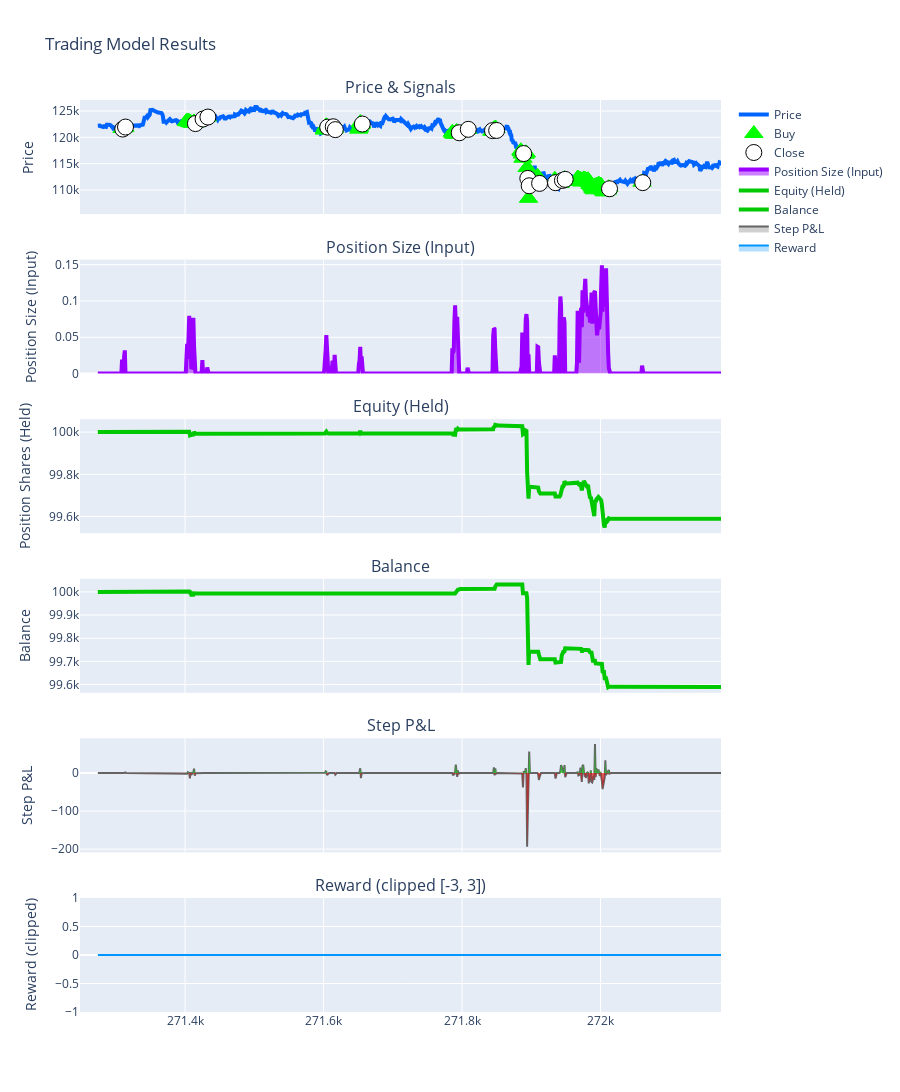

Source (notebook cell):
### Code cell
# Section 6: Complete Model Test Report with Updated Charts
print("📋 Generating Complete Test Report with Updated Interactive Charts...")
print("=" * 70)

# Import our clean testing solution
from src.reporting.model_test_report import quick_test_model

# Run model test - charts will display directly in notebook
print("🚀 Running model test with improved chart design...")

quick_test_model(
    model_dir='models/rl_optimized',
    symbol='BTCUSDT', 
    test_candles=5000
)

### Figure 1 — Plotly figure (JSON) as saved in the notebook; plotly's stock layout.template omitted (floating-point values rounded to 4 significant figures; data arrays with more than 128 entries replaced by an {"elided": "..."} marker saying what was removed)
{"data": [{"line": {"color": "rgb(0, 100, 255)", "width": 4}, "mode": "lines", "name": "Price", "type": "scatter", "x": {"elided": "901 int values"}, "xaxis": "x", "y": {"elided": "901 float values"}, "yaxis": "y"}, {"marker": {"color": "rgb(0, 255, 0)", "line": {"color": "rgb(0, 255, 0)", "width": 1}, "size": 16, "symbol": "triangle-up"}, "mode": "markers", "name": "Buy", "type": "scatter", "x": [271309, 271312, 271313, 271402, 271403, 271404, 271405, 271406, 271407, 271408, 271409, 271411, 271412, 271413, 271414, 271424, 271425, 271432, 271601, 271602, 271603, 271604, 271605, 271612, 271613, 271616, 271651, 271652, 271653, 271654, 271655, 271786, 271787, 271788, 271789, 271790, 271791, 271792, 271793, 271794, 271795, 271808, 271843, 271845, 271846, 271848, 271849, 271885, 271886, 271887, 271888, 271891, 271892, 271893, 271894, 271896, 271909, 271911, 271934, 271941, 271942, 271943, 271944, 271946, 271947, 271948, 271966, 271967, 271968, 271969, 271970, 271971, 271972, 271973, 271974, 271975, 271976, 271977, 271978, 271979, 271980, 271981, 271982, 271983, 271984, 271985, 271986, 271987, 271988, 271989, 271990, 271991, 271992, 271993, 271994, 271995, 271996, 271997, 271998, 271999, 272000, 272001, 272002, 272003, 272004, 272005, 272006, 272008, 272009, 272010, 272012, 272060], "xaxis": "x", "y": [121700.0, 121800.0, 121900.0, 123100.0, 123000.0, 123000.0, 123000.0, 123000.0, 122800.0, 122800.0, 122700.0, 122700.0, 122700.0, 122900.0, 122700.0, 123500.0, 123500.0, 123900.0, 121400.0, 121600.0, 122000.0, 122200.0, 122100.0, 121900.0, 121900.0, 121700.0, 121600.0, 121900.0, 122800.0, 122400.0, 122600.0, 121000.0, 120800.0, 120700.0, 120600.0, 120600.0, 120900.0, 121100.0, 120800.0, 121000.0, 120900.0, 121500.0, 121200.0, 121300.0, 121600.0, 121800.0, 121700.0, 117500.0, 117200.0, 116800.0, 116000.0, 116800.0, 117100.0, 117000.0, 114300.0, 108400.0, 112600.0, 112000.0, 112000.0, 111200.0, 111300.0, 111600.0, 111800.0, 111600.0, 111900.0, 112200.0, 112000.0, 112300.0, 112200.0, 111900.0, 111800.0, 112100.0, 111800.0, 111500.0, 111800.0, 112100.0, 112100.0, 112000.0, 112000.0, 111900.0, 111900.0, 111900.0, 112000.0, 111600.0, 111400.0, 111100.0, 111200.0, 110900.0, 110600.0, 110300.0, 110200.0, 110000.0, 110800.0, 110700.0, 110900.0, 110900.0, 110900.0, 111100.0, 111000.0, 110900.0, 110900.0, 110800.0, 110600.0, 110300.0, 109900.0, 109700.0, 109600.0, 110000.0, 110000.0, 110000.0, 110400.0, 111500.0], "yaxis": "y"}, {"marker": {"color": "rgb(255, 255, 255)", "line": {"color": "rgb(0, 0, 0)", "width": 1}, "size": 16, "symbol": "circle"}, "mode": "markers", "name": "Close", "type": "scatter", "x": [271310, 271314, 271415, 271426, 271433, 271606, 271614, 271617, 271656, 271796, 271809, 271844, 271850, 271889, 271895, 271897, 271912, 271935, 271945, 271949, 272013, 272061], "xaxis": "x", "y": [121600.0, 122000.0, 122600.0, 123500.0, 123900.0, 121900.0, 122000.0, 121500.0, 122500.0, 120900.0, 121500.0, 121300.0, 121300.0, 116900.0, 112200.0, 110800.0, 111300.0, 111400.0, 111800.0, 112000.0, 110200.0, 111400.0], "yaxis": "y"}, {"fill": "tozeroy", "fillcolor": "rgba(153, 0, 255, 0.5)", "line": {"color": "rgb(153, 0, 255)", "width": 4}, "mode": "lines", "name": "Position Size (Input)", "type": "scatter", "x": {"elided": "901 int values"}, "xaxis": "x2", "y": {"elided": "901 float values"}, "yaxis": "y2"}, {"line": {"color": "rgb(0, 200, 0)", "width": 4}, "mode": "lines", "name": "Equity (Held)", "type": "scatter", "x": {"elided": "901 int values"}, "xaxis": "x3", "y": {"elided": "901 float values"}, "yaxis": "y3"}, {"line": {"color": "rgb(0, 200, 0)", "width": 4}, "mode": "lines", "name": "Balance", "type": "scatter", "x": {"elided": "901 int values"}, "xaxis": "x4", "y": {"elided": "901 float values"}, "yaxis": "y4"}, {"fill": "tozeroy", "fillcolor": "rgba(100, 100, 100, 0.3)", "line": {"color": "rgb(100, 100, 100)", "width": 2}, "mode": "lines", "name": "Step P&L", "type": "scatter", "x": {"elided": "901 int values"}, "xaxis": "x5", "y": {"elided": "901 float values"}, "yaxis": "y5"}, {"fill": "tozeroy", "fillcolor": "rgba(0, 255, 0, 0.5)", "line": {"color": "rgb(0, 255, 0)", "width": 0}, "mode": "lines", "name": "Profit", "showlegend": false, "type": "scatter", "x": {"elided": "901 int values"}, "xaxis": "x5", "y": {"elided": "901 float values"}, "yaxis": "y5"}, {"fill": "tozeroy", "fillcolor": "rgba(255, 0, 0, 0.5)", "line": {"color": "rgb(255, 0, 0)", "width": 0}, "mode": "lines", "name": "Loss", "showlegend": false, "type": "scatter", "x": {"elided": "901 int values"}, "xaxis": "x5", "y": {"elided": "901 float values"}, "yaxis": "y5"}, {"fill": "tozeroy", "fillcolor": "rgba(0, 150, 255, 0.3)", "line": {"color": "rgb(0, 150, 255)", "width": 2}, "mode": "lines", "name": "Reward", "type": "scatter", "x": {"elided": "901 int values"}, "xaxis": "x6", "y": {"elided": "901 float values"}, "yaxis": "y6"}], "layout": {"annotations": [{"font": {"size": 16}, "showarrow": false, "text": "Price & Signals", "x": 0.5, "xanchor": "center", "xref": "paper", "y": 1, "yanchor": "bottom", "yref": "paper"}, {"font": {"size": 16}, "showarrow": false, "text": "Position Size (Input)", "x": 0.5, "xanchor": "center", "xref": "paper", "y": 0.825, "yanchor": "bottom", "yref": "paper"}, {"font": {"size": 16}, "showarrow": false, "text": "Equity (Held)", "x": 0.5, "xanchor": "center", "xref": "paper", "y": 0.65, "yanchor": "bottom", "yref": "paper"}, {"font": {"size": 16}, "showarrow": false, "text": "Balance", "x": 0.5, "xanchor": "center", "xref": "paper", "y": 0.475, "yanchor": "bottom", "yref": "paper"}, {"font": {"size": 16}, "showarrow": false, "text": "Step P&L", "x": 0.5, "xanchor": "center", "xref": "paper", "y": 0.3, "yanchor": "bottom", "yref": "paper"}, {"font": {"size": 16}, "showarrow": false, "text": "Reward (clipped [-3, 3])", "x": 0.5, "xanchor": "center", "xref": "paper", "y": 0.125, "yanchor": "bottom", "yref": "paper"}], "height": 1300, "title": {"text": "Trading Model Results"}, "xaxis": {"anchor": "y", "domain": [0, 1], "matches": "x6", "showticklabels": false}, "xaxis2": {"anchor": "y2", "domain": [0, 1], "matches": "x6", "showticklabels": false}, "xaxis3": {"anchor": "y3", "domain": [0, 1], "matches": "x6", "showticklabels": false}, "xaxis4": {"anchor": "y4", "domain": [0, 1], "matches": "x6", "showticklabels": false}, "xaxis5": {"anchor": "y5", "domain": [0, 1], "matches": "x6", "showticklabels": false}, "xaxis6": {"anchor": "y6", "domain": [0, 1]}, "yaxis": {"anchor": "x", "domain": [0.875, 1], "title": {"text": "Price"}}, "yaxis2": {"anchor": "x2", "domain": [0.7, 0.825], "title": {"text": "Position Size (Input)"}}, "yaxis3": {"anchor": "x3", "domain": [0.525, 0.65], "title": {"text": "Position Shares (Held)"}}, "yaxis4": {"anchor": "x4", "domain": [0.35, 0.475], "title": {"text": "Balance"}}, "yaxis5": {"anchor": "x5", "domain": [0.175, 0.3], "title": {"text": "Step P&L"}}, "yaxis6": {"anchor": "x6", "domain": [0, 0.125], "range": [-1, 1], "title": {"text": "Reward (clipped)"}}}}
